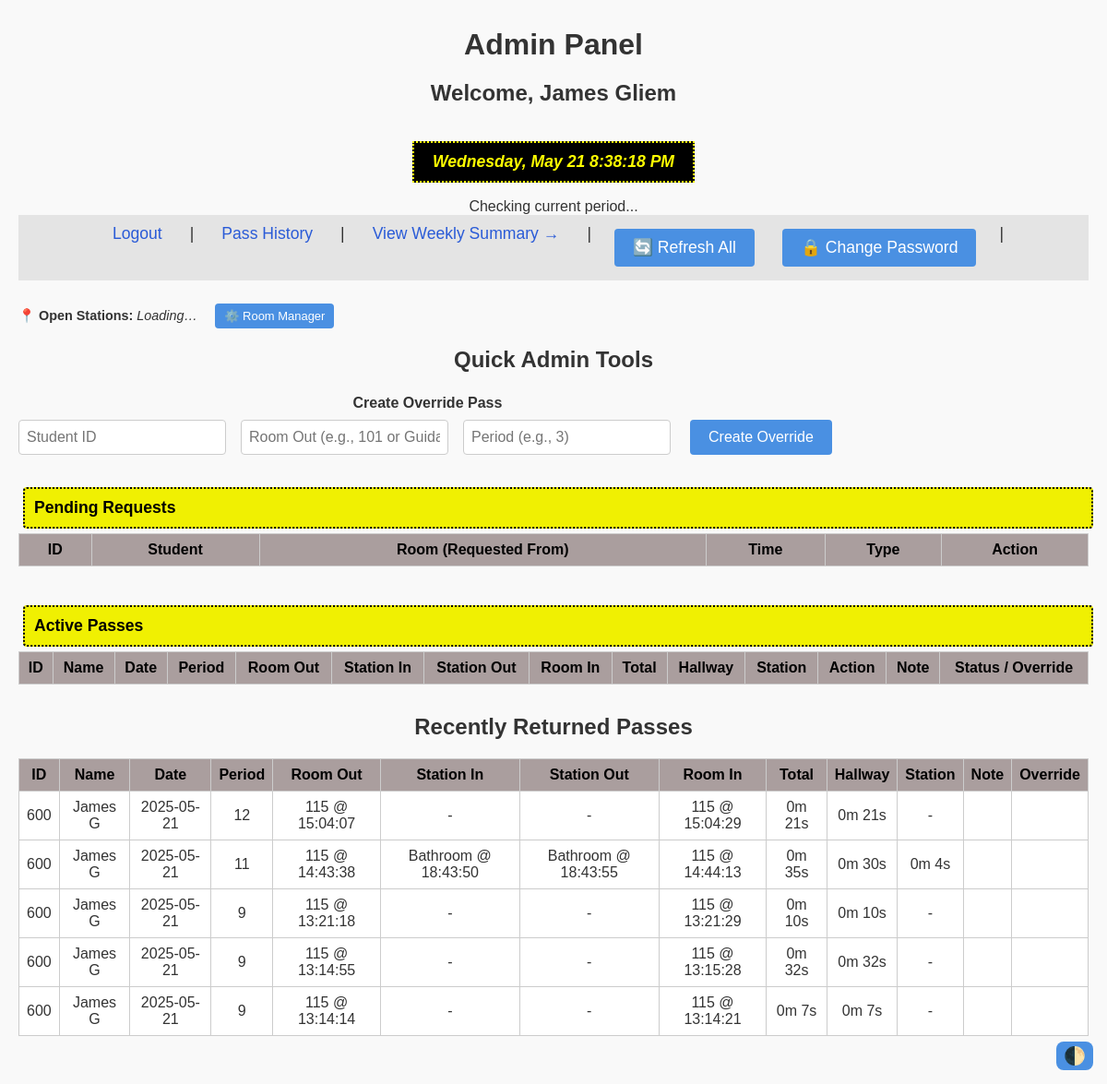
Screenshot of /admin (signed in) with the database file from the repository.
### src/models.py (models this page shows, shortened)
class User(db.Model):
    __tablename__ = "users"
    id       = db.Column(db.String, primary_key=True)  # login ID
    name     = db.Column(db.String, nullable=False)
    email    = db.Column(db.String, unique=True, nullable=False)
    role     = db.Column(db.String, nullable=False)  # "student", "teacher"
    password = db.Column(db.String, nullable=False)
    passes   = db.relationship("Pass", backref="student", lazy=True, foreign_keys='Pass.student_id')
    audits   = db.relationship("AuditLog", backref="student", lazy=True, foreign_keys='AuditLog.student_id')
    periods  = db.relationship("StudentPeriod", backref="student", lazy=True, foreign_keys='StudentPeriod.student_id')

class Pass(db.Model):
    __tablename__ = "passes"
    id          = db.Column(db.Integer, primary_key=True)
    date = db.Column(db.Date, default=func.current_date())
    student_id  = db.Column(db.String, db.ForeignKey("users.id"), nullable=False)
    checkout_at = db.Column(db.DateTime(timezone=True), nullable=False)
    checkin_at  = db.Column(db.DateTime(timezone=True))
    period        = db.Column(db.String(10))
    origin_room   = db.Column(db.String(10), nullable=False)   # real column
    room_out = db.synonym("origin_room")
    room_in     = db.Column(db.String(10))
    is_override   = db.Column(db.Boolean, default=False)
    note          = db.Column(db.Text)
    status        = db.Column(
        db.String,
        default="pending_start",
        nullable=False
    )
    total_pass_time = db.Column(db.Integer)
    __table_args__ = (
        db.CheckConstraint(
            "status IN ('pending_start','active','pending_return','returned')"
        ),
        db.UniqueConstraint(
            "student_id", "checkin_at", name="uq_student_one_open_pass"
        ),
    )
    @property
    def station(self):
        """Alias for old code that still expects .station."""
        return self.origin_room
    @property
    def checkout_time(self):
        return self.checkout_at.time() if self.checkout_at else None
    @property
    def checkin_time(self):
        return self.checkin_at.time() if self.checkin_at else None

### src/routes/admin.py (the view, shortened to what this page needs)
@admin_bp.route('/admin')
def admin_view():
    if not session.get('logged_in'):
        return redirect(url_for('auth.admin_login'))
    open_passes = Pass.query.filter(
        Pass.status.in_([STATUS_ACTIVE, STATUS_PENDING_START, STATUS_PENDING_RETURN]),
        Pass.checkin_at == None
    ).all()
    pending_starts, pending_returns, active = [], [], []
    recent_returns = Pass.query.filter_by(status=STATUS_RETURNED).order_by(
        Pass.date.desc(), Pass.checkout_at.desc()
    ).limit(5).all()
    recent_returns_data = []
    for p in recent_returns:
        logs = sorted(p.events, key=lambda l: l.timestamp)
        station_in = next((l for l in logs if l.event == "in"), None)
        station_out = next((l for l in logs if l.event == "out"), None)
        total_time = (p.checkin_at - p.checkout_at).total_seconds() if p.checkin_at and p.checkout_at else 0
        station_time = (station_out.timestamp - station_in.timestamp).total_seconds() if station_in and station_out else 0
        hallway_time = total_time - station_time if station_time else total_time
        recent_returns_data.append({
            "id": p.student.id,
            "student_name": p.student.name,
            "date": p.date.strftime('%Y-%m-%d'),
            "period": p.period,
            "room_out": f"{p.room_out} @ {p.checkout_at.strftime('%H:%M:%S')}" if p.checkout_at else "-",
            "station_in": f"{station_in.station} @ {station_in.timestamp.strftime('%H:%M:%S')}" if station_in else "-",
            "station_out": f"{station_out.station} @ {station_out.timestamp.strftime('%H:%M:%S')}" if station_out else "-",
            "room_in": f"{p.room_in} @ {p.checkin_at.strftime('%H:%M:%S')}" if p.checkin_at else "-",
            "elapsed": f"{int(total_time//60)}m {int(total_time%60)}s" if total_time else "-",
            "hallway_time": f"{int(hallway_time//60)}m {int(hallway_time%60)}s" if hallway_time else "-",
            "station_time": f"{int(station_time//60)}m {int(station_time%60)}s" if station_time else "-",
            "note": p.note or "",
            "override": "✔️" if p.is_override else ""
        })
    return render_template(
        "admin.html",
        pending_starts=pending_starts,
        pending_returns=pending_returns,
        active=active,
        recent_returns=recent_returns_data,
        active_rooms=get_active_rooms(),
        admin_station=session.get("station_id", ""),
        config_stations=config.get("stations", [])
    )

### src/routes/auth.py (called while the page is built)
@auth_bp.before_app_request
def enforce_session_timeout():
    session.permanent = True
    current_app.permanent_session_lifetime = timedelta(
        minutes=SESSION_TIMEOUT_MIN
    )

### src/utils.py (called while the page is built)
def get_active_rooms() -> set[str]:
    return {r.room for r in ActiveRoom.query.all()}

### templates/admin.html (shortened to what this page needs)
<!DOCTYPE html>
<html lang="en">
<head>
  <link rel="stylesheet" href="{{ url_for('static', filename='css/style.css') }}">
</head>
<body>
<h1>Admin Panel</h1>
<h2 id="welcome-msg"></h2>
<div id="custom-clock" class="custom-clock">Loading time…</div>
<div class="period" id="period">Checking current period...</div>
<nav>
  <a href="{{ url_for('auth.logout') }}">Logout</a> |
  <a href="{{ url_for('report.admin_pass_history') }}">Pass History</a> |
  <a href="{{ url_for('admin.admin_weekly_summary') }}">View Weekly Summary →</a> |
  <button onclick="location.reload()">🔄 Refresh All</button>
  <button onclick="openPasswordPopup()">🔒 Change Password</button> |
</nav>
<div style="margin: 0.5em 0 1em 0; font-size: 0.9em; display: flex; gap: 1em; align-items: center;">
  <label id="station-list">
    📍 <strong>Open Stations:</strong>
    <em>Loading…</em>
  </label>
  <button onclick="openWindowRemembered('/admin_rooms_ui', 'roomMgr')" style="padding: 6px 10px; font-size: 0.9em;">
    ⚙️ Room Manager
  </button>
</div>
<h2 style="margin-bottom: 0.2em;">Quick Admin Tools</h2>
<div style="display: flex; gap: 2em; align-items: flex-end; flex-wrap: wrap;">
  <form id="admin-override-form" onsubmit="createOverride(event)">
    <label><strong>Create Override Pass</strong></label><br>
    <div style="display: flex; flex-wrap: wrap; gap: 1em; margin-top: 0.2em;">
      <input type="text" id="override-student-id" placeholder="Student ID" required style="flex: 1; min-width: 150px;">
      <input type="text" id="override-room" placeholder="Room Out (e.g., 101 or Guidance)" required style="flex: 1; min-width: 180px;">
      <input type="text" id="override-period" placeholder="Period (e.g., 3)" required style="flex: 1; min-width: 100px;">
      <button type="submit" style="flex-shrink: 0;">Create Override</button>
    </div>
  </form>
</div>
<button class="collapsible">Pending Requests</button>
<div class="content">
  <table>
    <thead>
      <tr>
        <th>ID</th>
        <th>Student</th>
        <th>Room (Requested From)</th>
        <th>Time</th>
        <th>Type</th>
        <th>Action</th>
      </tr>
    </thead>
  </table>
</div>
<button class="collapsible">Active Passes</button>
<div class="content">
  <table>
    <thead>
      <tr>
        <th>ID</th>
        <th>Name</th>
        <th>Date</th>
        <th>Period</th>
        <th>Room Out</th>
        <th>Station In</th>
        <th>Station Out</th>
        <th>Room In</th>
        <th>Total</th>
        <th>Hallway</th>
        <th>Station</th>
        <th>Action</th>
        <th>Note</th>
        <th>Status / Override</th>
      </tr>
    </thead>
  </table>
</div>
<h2>Recently Returned Passes</h2>
<table>
  <thead>
    <tr>
      <th>ID</th>
      <th>Name</th>
      <th>Date</th>
      <th>Period</th>
      <th>Room Out</th>
      <th>Station In</th>
      <th>Station Out</th>
      <th>Room In</th>
      <th>Total</th>
      <th>Hallway</th>
      <th>Station</th>
      <th>Note</th>
      <th>Override</th>
    </tr>
  </thead>
  <tbody>
    {% for p in recent_returns %}
    <tr>
      <td>{{ p.id }}</td>
      <td>{{ p.student_name }}</td>
      <td>{{ p.date }}</td>
      <td>{{ p.period }}</td>
      <td>{{ p.room_out }}</td>
      <td>{{ p.station_in }}</td>
      <td>{{ p.station_out }}</td>
      <td>{{ p.room_in }}</td>
      <td>{{ p.elapsed }}</td>
      <td>{{ p.hallway_time }}</td>
      <td>{{ p.station_time }}</td>
      <td>{{ p.note }}</td>
      <td>{{ p.override }}</td>
    </tr>
    {% endfor %}
  </tbody>
</table>
</body>
</html>

### static/css/style.css (style rules this page uses)
:root { --bg: #f9f9f9; --text: #333; --card-bg: white; --link: #2a5bd7; --link-hover: #1e40af; --btn-bg: #4a90e2; --btn-hover: #357ab8; --border: #ccc; --error: red; --table-header: #e4e4e4; }
body { font-family: Arial, sans-serif; margin: 0; padding: 20px; background: var(--bg); color: var(--text); text-align: center; }
h1, h2 { margin-top: 10px; margin-bottom: 20px; color: var(--text); }
nav { margin-bottom: 20px; background: var(--table-header); padding: 10px 0; display: flex; justify-content: center; gap: 20px; font-size: 1.1em; }
a { color: var(--link); text-decoration: none; margin: 0 10px; }
button { padding: 10px 20px; font-size: 1em; border: none; background-color: var(--btn-bg); color: white; border-radius: 4px; cursor: pointer; margin: 5px; }
input[type="text"], input[type="password"], input[type="file"] { padding: 8px; margin: 5px 0; border: 1px solid var(--border); border-radius: 4px; font-size: 1em; width: 100%; max-width: 300px; background-color: var(--card-bg); color: var(--text); }
form { margin: 20px 0; }
table { margin: auto; border-collapse: collapse; width: 95%; background: var(--card-bg); }
th, td { border: 1px solid var(--border); padding: 10px; text-align: center; vertical-align: middle; }
th { background: var(--table-header); }
.custom-clock, .clock { background-color: black; color: yellow; border: 2px dotted yellow; font-family: sans-serif; font-style: italic; font-weight: bold; font-size: 1.1em; padding: 10px 20px; display: inline-block; margin: 1em auto; }

### templates/admin.html (style rules this page uses)
th { background-color: #7e6c6ca8 !important; color: #000 !important; }
table { width: 100%; margin-bottom: 2em; border-collapse: collapse; }
th, td { padding: .5em; border: 1px solid #ccc; text-align: center; }
.collapsible { background-color: rgb(240, 240, 2); color: black; border: 2px dotted black; font-weight: bold; padding: 10px; text-align: left; width: 100%; cursor: pointer; font-size: 1.1em; margin-top: 10px; }
.content { display: block; }

### rows the page displays
User: id "600" "600", student_name "James G" "James G", id "600", student_name "James G", date "2025-05-21", period "9", room_out "115 @ 13:21:18", station_in "-", station_out "-", room_in "115 @ 13:21:29", elapsed "0m 10s", hallway_time "0m 10s", station_time "-", room_out "115 @ 13:14:55", room_in "115 @ 13:15:28", elapsed "0m 32s", hallway_time "0m 32s", room_out "115 @ 13:14:14", room_in "115 @ 13:14:21", elapsed "0m 7s", hallway_time "0m 7s"
Pass: period "12"
Pass: period "11"

### other values shown
{{ p.date }} "2025-05-21" "2025-05-21"
{{ p.room_out }} "115 @ 15:04:07" "115 @ 14:43:38"
{{ p.station_in }} "-" "Bathroom @ 18:43:50"
{{ p.station_out }} "-" "Bathroom @ 18:43:55"
{{ p.room_in }} "115 @ 15:04:29" "115 @ 14:44:13"
{{ p.elapsed }} "0m 21s" "0m 35s"
{{ p.hallway_time }} "0m 21s" "0m 30s"
{{ p.station_time }} "-" "0m 4s"
